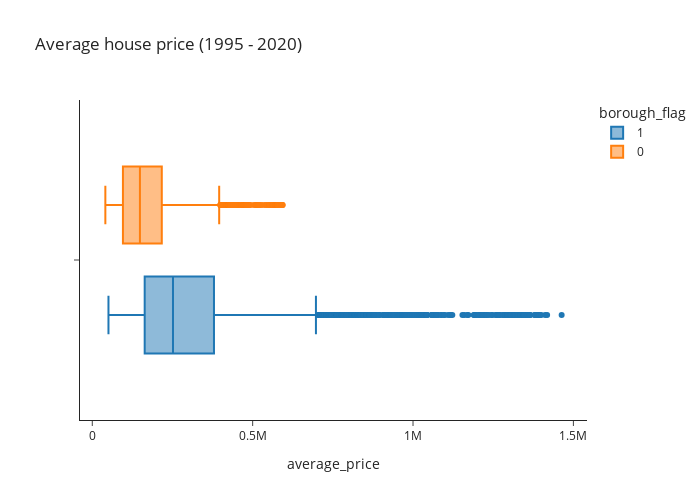

This figure's notebook cell:
### Code cell
plt.figure(figsize = (9, 5))

font_size = 14

lnd_pr.plot(y = 'average_price', color = 'royalblue', lw = 2, label = 'London')
eng_pr.plot(y = 'average_price', color = 'firebrick', lw = 2, label = 'England')

plt.axvspan('2007-12-21', '2009-06-21', alpha = 0.5, color = '#E57715')
plt.text(x = '2008-04-01', y = 390000, s = 'Recession', rotation = 90, fontsize = font_size-2)
plt.axvline(x = '2016-06-23', lw = 2, color = '#E57715', linestyle = '--')
plt.text(x = '2015-08-01', y = 210000, s = 'Brexit Referendum', rotation = 90, fontsize = font_size-2)

plt.title('Time evolution of the average house price', size = font_size)
plt.ylabel('Average Price', size = font_size)
plt.xticks(size = font_size - 3)
plt.xlabel('Date', size = font_size)
plt.yticks(size = font_size - 3)
plt.legend(fontsize = font_size - 3);

#@title Boxplot of average price
fig = px.box(df_m, x="average_price", template = 'simple_white', title ='Average house price (1995 - 2020)',
              width=700, height=500 , color= 'borough_flag')
fig.show()

### Figure 1 — Plotly figure (JSON) as saved in the notebook; plotly's stock layout.template omitted (floating-point values rounded to 4 significant figures; data arrays with more than 128 entries replaced by an {"elided": "..."} marker saying what was removed)
{"data": [{"alignmentgroup": "True", "hovertemplate": "borough_flag=1<br>average_price=%{x}<extra></extra>", "legendgroup": "1", "marker": {"color": "#1F77B4"}, "name": "1", "notched": false, "offsetgroup": "1", "orientation": "h", "showlegend": true, "type": "box", "x": {"elided": "9903 int values"}, "x0": " ", "xaxis": "x", "y0": " ", "yaxis": "y"}, {"alignmentgroup": "True", "hovertemplate": "borough_flag=0<br>average_price=%{x}<extra></extra>", "legendgroup": "0", "marker": {"color": "#FF7F0E"}, "name": "0", "notched": false, "offsetgroup": "0", "orientation": "h", "showlegend": true, "type": "box", "x": {"elided": "3601 int values"}, "x0": " ", "xaxis": "x", "y0": " ", "yaxis": "y"}], "layout": {"boxmode": "group", "height": 500, "legend": {"title": {"text": "borough_flag"}, "tracegroupgap": 0}, "title": {"text": "Average house price (1995 - 2020)"}, "width": 700, "xaxis": {"anchor": "y", "domain": [0, 1], "title": {"text": "average_price"}}, "yaxis": {"anchor": "x", "domain": [0, 1]}}}
